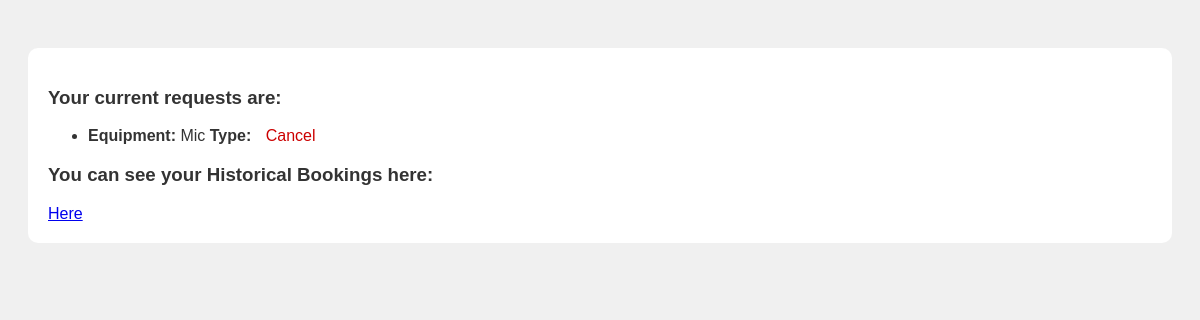
Page /users_reservations/ (signed in) on the earlier database version.
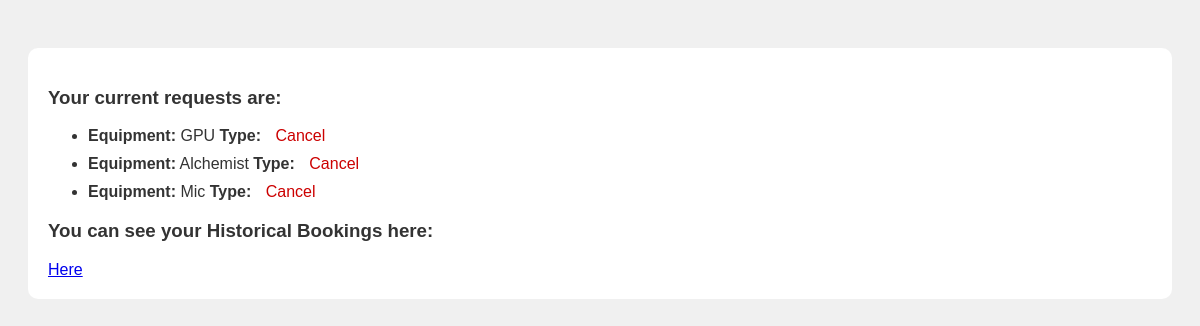
Same page on the later database version.
### login_logout/models.py (models this page shows)
class Books(models.Model):
    euipment_name = models.CharField(max_length=150)
    euipment_type = models.CharField(max_length=150, null=True, blank=True)
    requested_or_not = models.BooleanField(default=False)
    booked_or_not = models.BooleanField(default=False)
    availabilty = models.BooleanField(default=True, null=True, blank=True)
    return_days = models.IntegerField(default=3, null=True, blank=True)
    requested_user_id = models.ForeignKey(User, on_delete=models.CASCADE, default=None, null=True, blank=True)
    class Meta:
        verbose_name = 'Book'
    def __str__(self):
        return self.euipment_name

### login_logout/views.py (the view)
# urls.py: path('users_reservations/', views.users_reservations, name='users_reservations')
@login_required
def users_reservations(request):
    user_id = request.user
    equipments = Books.objects.filter(requested_or_not=True, booked_or_not=False,requested_user_id=user_id)
    return render(request, 'users_reservations.html', {'booked_equipments':equipments})

### templates/users_reservations.html (shortened to what this page needs)
<!DOCTYPE html>
<html lang="en">
<head>
</head>
<body>
<div class="container">
    <h3>Your current requests are:</h3>
    <ul>
        {% for equipment in booked_equipments %}
        <li class="equipment-item">
            <b>Equipment:</b> {{ equipment }} <b>Type:</b> {{ equipment.equipment_id.euipment_type }}
            <a href="/cancel_request/{{ equipment.id }}" class="cancel-link">Cancel</a>
        </li>
        {% endfor %}
    </ul>
    <h3>You can see your Historical Bookings here:</h3>
    <a href="{% url 'historical_bookings' %}">Here</a>
</div>
</body>
</html>

Differences in the rows shown:
now on this page (row edited): Books: euipment_name "GPU"
now on this page (row edited): Books: euipment_name "Alchemist"
